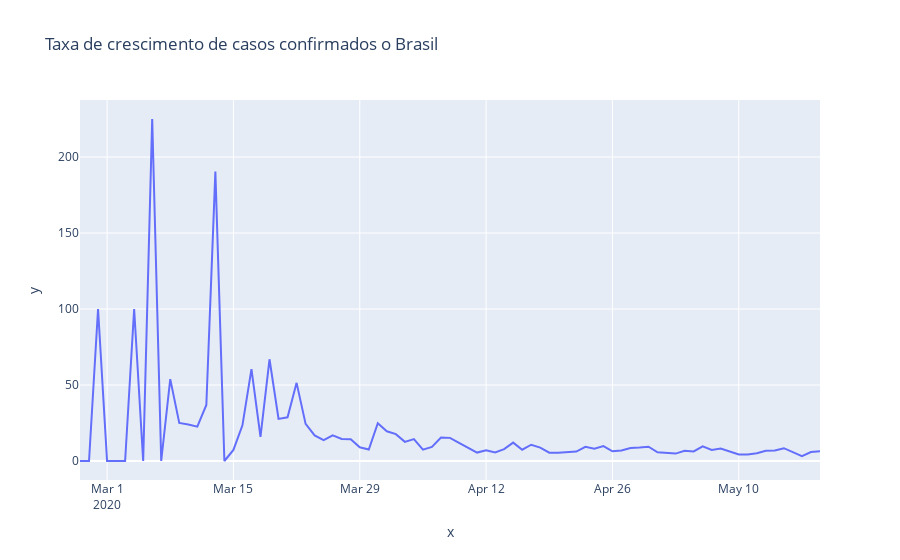

The notebook cell saved with this chart:
### Code cell
primeiro_dia = brasil.observationdate.loc[brasil.confirmed > 0]. min()

px.line(x=pd.date_range(primeiro_dia, brasil.observationdate.max())[1:],
        y =tx_dia, title= 'Taxa de crescimento de casos confirmados o Brasil')
